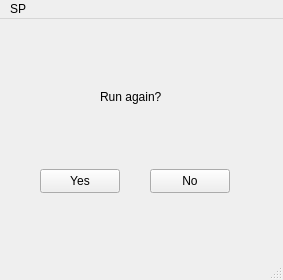
<?xml version="1.0" encoding="UTF-8"?>
<ui version="4.0">
 <class>SentenceProcessor</class>
 <widget class="QMainWindow" name="SentenceProcessor">
  <property name="geometry">
   <rect>
    <x>0</x>
    <y>0</y>
    <width>283</width>
    <height>280</height>
   </rect>
  </property>
  <property name="windowTitle">
   <string>SentenceProcessor</string>
  </property>
  <widget class="QWidget" name="centralwidget">
   <widget class="QPushButton" name="pushButton">
    <property name="geometry">
     <rect>
      <x>40</x>
      <y>150</y>
      <width>80</width>
      <height>24</height>
     </rect>
    </property>
    <property name="text">
     <string>Yes</string>
    </property>
   </widget>
   <widget class="QLabel" name="label">
    <property name="geometry">
     <rect>
      <x>100</x>
      <y>70</y>
      <width>91</width>
      <height>16</height>
     </rect>
    </property>
    <property name="text">
     <string>Run again?</string>
    </property>
   </widget>
   <widget class="QPushButton" name="pushButton_2">
    <property name="geometry">
     <rect>
      <x>150</x>
      <y>150</y>
      <width>80</width>
      <height>24</height>
     </rect>
    </property>
    <property name="text">
     <string>No</string>
    </property>
   </widget>
  </widget>
  <widget class="QMenuBar" name="menubar">
   <property name="geometry">
    <rect>
     <x>0</x>
     <y>0</y>
     <width>283</width>
     <height>21</height>
    </rect>
   </property>
   <widget class="QMenu" name="menuSP">
    <property name="title">
     <string>SP</string>
    </property>
   </widget>
   <addaction name="menuSP"/>
  </widget>
  <widget class="QStatusBar" name="statusbar"/>
 </widget>
 <resources/>
 <connections>
  <connection>
   <sender>pushButton_2</sender>
   <signal>clicked()</signal>
   <receiver>SentenceProcessor</receiver>
   <slot>close()</slot>
   <hints>
    <hint type="sourcelabel">
     <x>180</x>
     <y>182</y>
    </hint>
    <hint type="destinationlabel">
     <x>233</x>
     <y>241</y>
    </hint>
   </hints>
  </connection>
 </connections>
</ui>
